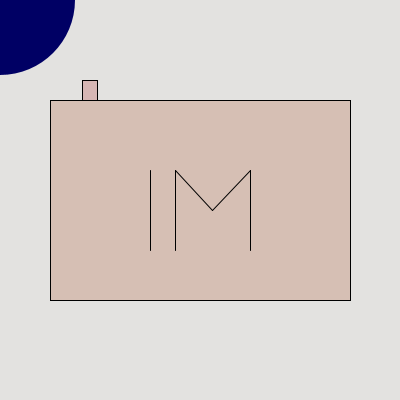
Frame 1 (no input)
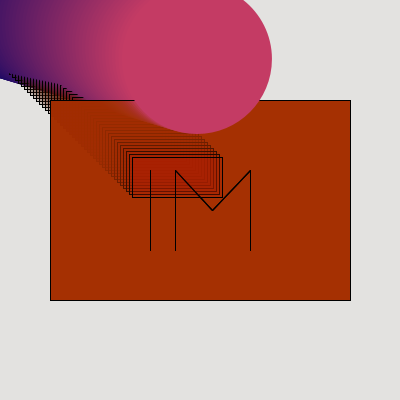
Frame 60 (the mouse pressed at the canvas centre just before this capture)
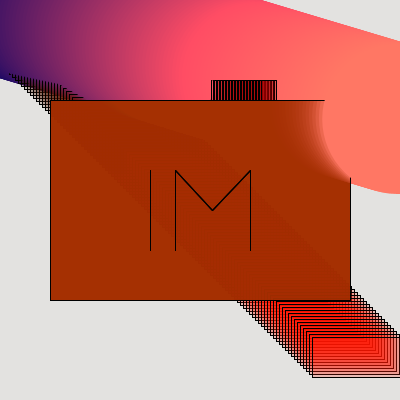
Frame 120 (the mouse held since frame 60 and released just before this capture)

The Processing sketch that drew these frames (run headless with seeded random() and noise(); from frame 60 on, the mouse is pressed at the canvas centre):

// Processing sketch: processing_133441
// ── processing_133441.pde

float num = random(0, 255);
float value = 0;
float move = 0;
float speed1 = random(1, 10);
float speed2 = 1;
float speed3 = 3;
float speed4 = 1.5;
float circleX = 0;
float circleY = 0;
float rectX = 90;

void setup() {
	size (400, 400);
	background(227, 226, 224);
	smooth();
	frameRate(30);
}

void keyPressed(){
		value = random(15, 210);;
		//move = random(0, 400);
}

void draw(){
	
	//Draw main rectangle (body)
	stroke(0);
	fill(num, value+45, value-15, 50);
	rectMode(CENTER);
	rect(200,200, 300, 200);
	
	//Draw secondary rectangle (flash)
	fill(move, value+20, value-10, 50);

	rect(move, move, 90, 40);
	move += speed3;

	if (move >= width){
		move = 0;
	}
	

	//Draw tertiary rectangle (button)
	fill(num, value, value-15, 50);
	rect(rectX, 90, 15, 20);
	rectX += speed4;
	if (rectX >= 310 || rectX <= 90){
		speed4 = speed4 * -1;
	}

	//Draw circle
	fill(circleX, circleY, 100);
	noStroke();
	ellipse(circleX, circleY, 150, 150);
	//Motion
	circleX += speed1;
	circleY += speed2;
	//Bounce
	if (circleX >= width || circleX <= 0){
		speed1 = speed1 * -1;
	} 
	if (circleY >= height || circleY <= 0){
		speed2 = speed2 * -1.2;
	}
	
	//Draw letters I & M
	stroke(0);
	line(150, 170, 150, 250);
	line(175, 170, 175, 250);
	line(175, 170, 212.5, 210);
	line(212.5, 210, 250, 170);
	line(250, 170, 250, 250);

}
